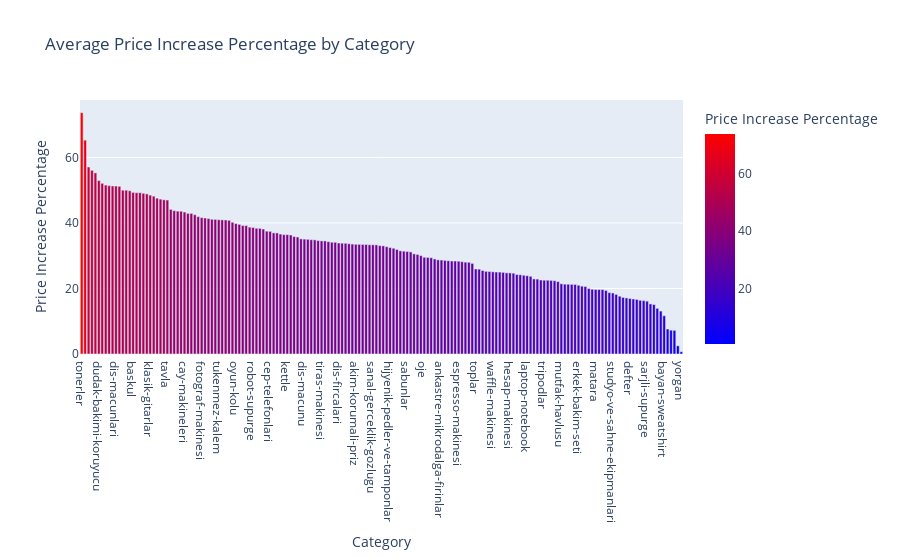

Here is the notebook cell this chart was saved with:
### Markdown cell above
### **Clustering the products according to their categories**


---

### Code cell
# Clustering the products according to their categories and showing the average price increase percentage for each category
fig = px.bar(avg_price_increase_by_category, 
             x="Category", 
             y="Price Increase Percentage", 
             color="Price Increase Percentage", 
             title='Average Price Increase Percentage by Category', 
             color_continuous_scale='Bluered')

fig.update_layout(xaxis={'categoryorder':'total descending'})
fig.show()

### Figure 1 — Plotly figure (JSON) as saved in the notebook; plotly's stock layout.template omitted (floating-point values rounded to 4 significant figures; data arrays with more than 128 entries replaced by an {"elided": "..."} marker saying what was removed)
{"data": [{"alignmentgroup": "True", "hovertemplate": "Category=%{x}<br>Price Increase Percentage=%{marker.color}<extra></extra>", "legendgroup": "", "marker": {"color": {"elided": "176 float values"}, "coloraxis": "coloraxis", "pattern": {"shape": ""}}, "name": "", "offsetgroup": "", "orientation": "v", "showlegend": false, "textposition": "auto", "type": "bar", "x": {"elided": "176 str values"}, "xaxis": "x", "y": {"elided": "176 float values"}, "yaxis": "y"}], "layout": {"barmode": "relative", "coloraxis": {"colorbar": {"title": {"text": "Price Increase Percentage"}}, "colorscale": [[0, "rgb(0,0,255)"], [1, "rgb(255,0,0)"]]}, "legend": {"tracegroupgap": 0}, "title": {"text": "Average Price Increase Percentage by Category"}, "xaxis": {"anchor": "y", "categoryorder": "total descending", "domain": [0, 1], "title": {"text": "Category"}}, "yaxis": {"anchor": "x", "domain": [0, 1], "title": {"text": "Price Increase Percentage"}}}}
